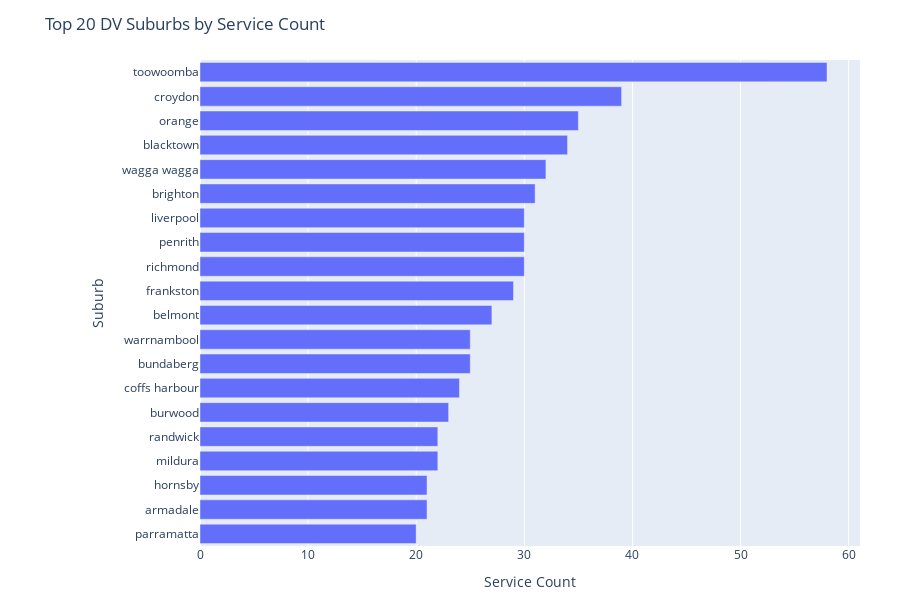

Notebook code for this chart:
### Code cell
edu_all = (
    edu
    .groupby('Suburb_clean')
    .agg(
        service_count=('ServiceName', 'nunique'),
        total_Approved_places=('NumberOfApprovedPlaces', 'sum')
    )
    .reset_index()
)

dv_data = (
    edu_all[edu_all['Suburb_clean'].isin(dv_subs)]
    .sort_values('service_count', ascending=False)
    .head(20)  
)

fig = px.bar(
    dv_data,
    x='service_count',
    y='Suburb_clean',
    orientation='h',
    title='Top 20 DV Suburbs by Service Count',
    labels={
        'service_count': 'Service Count',
        'Suburb_clean': 'Suburb'
    },
    hover_data=['service_count', 'total_Approved_places'],
    width=900,
    height=600
)

fig.update_layout(
    yaxis=dict(
        categoryorder='total ascending'  
    ),
    margin=dict(l=200, r=40, t=60, b=40)  
)

fig.show()

### Figure 1 — Plotly figure (JSON) as saved in the notebook; plotly's stock layout.template omitted (floating-point values rounded to 4 significant figures)
{"data": [{"customdata": [[3789.0], [2685.0], [2463.0], [1785.0], [1873.0], [2417.0], [1887.0], [1810.0], [1416.0], [1817.0], [1885.0], [1740.0], [1393.0], [1307.0], [1686.0], [1762.0], [1846.0], [1688.0], [1360.0], [1486.0]], "hovertemplate": "Service Count=%{x}<br>Suburb=%{y}<br>total_Approved_places=%{customdata[0]}<extra></extra>", "legendgroup": "", "marker": {"color": "#636efa", "pattern": {"shape": ""}}, "name": "", "orientation": "h", "showlegend": false, "textposition": "auto", "type": "bar", "x": [58, 39, 35, 34, 32, 31, 30, 30, 30, 29, 27, 25, 25, 24, 23, 22, 22, 21, 21, 20], "xaxis": "x", "y": ["toowoomba", "croydon", "orange", "blacktown", "wagga wagga", "brighton", "richmond", "penrith", "liverpool", "frankston", "belmont", "bundaberg", "warrnambool", "coffs harbour", "burwood", "mildura", "randwick", "armadale", "hornsby", "parramatta"], "yaxis": "y"}], "layout": {"barmode": "relative", "height": 600, "legend": {"tracegroupgap": 0}, "margin": {"b": 40, "l": 200, "r": 40, "t": 60}, "title": {"text": "Top 20 DV Suburbs by Service Count"}, "width": 900, "xaxis": {"anchor": "y", "domain": [0, 1], "title": {"text": "Service Count"}}, "yaxis": {"anchor": "x", "categoryorder": "total ascending", "domain": [0, 1], "title": {"text": "Suburb"}}}}
